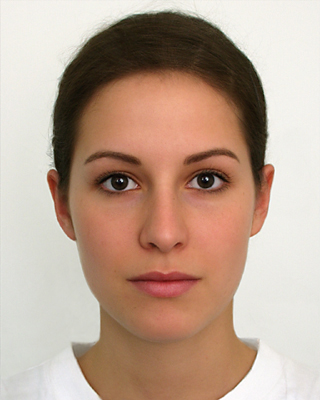
#> input picture face.jpg, 320 x 400 px
$ python chap3_resizing.py
#> lines starting #> are read from the running program, lines starting #| are printed output that depends on the picture
import cv2
import numpy as np


img=cv2.imread("face.jpg")
#> img is the input picture: shape (400, 320, 3); mean B, G, R 145.2, 162, 187.2
print(img.shape)
#| (400, 320, 3)

imgResize=cv2.resize(img,(500,500))
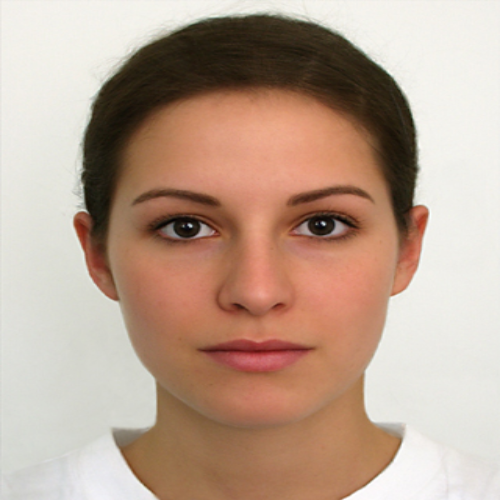
#> imgResize: shape (500, 500, 3); mean B, G, R 145.1, 161.9, 187.1
print(imgResize.shape)
#| (500, 500, 3)


imgCrooped=img[50:100,100:300]
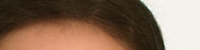
#> imgCrooped: shape (50, 200, 3); mean B, G, R 88.1, 106.8, 132.2

#cv2.imshow("image",img)

#display resized image
#cv2.imshow("Resized image",imgResize)

#display Crooped image
cv2.imshow("Crooped image",imgCrooped)

cv2.waitKey(0)

$ run again, with pic.jpg copied over face.jpg
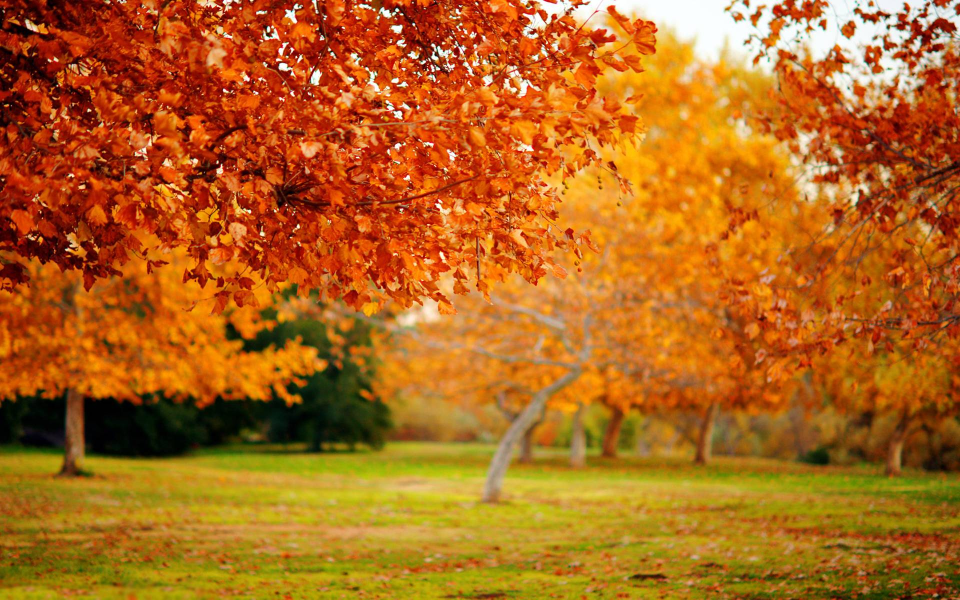
#> input picture pic.jpg, 1920 x 1200 px (shown at 1/2 size)
#> img is the input picture: shape (1200, 1920, 3); mean B, G, R 28.5, 102.1, 176.4
#| (1200, 1920, 3)
#> `imgResize=cv2.resize(img,(500,500))`:
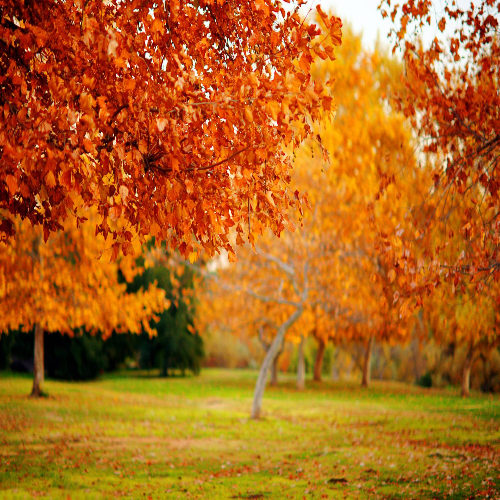
#> imgResize: shape (500, 500, 3); mean B, G, R 28.4, 101.9, 176.3
#| (500, 500, 3)
#> `imgCrooped=img[50:100,100:300]`:
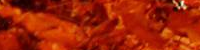
#> imgCrooped: shape (50, 200, 3); mean B, G, R 6.3, 34.6, 158.6
